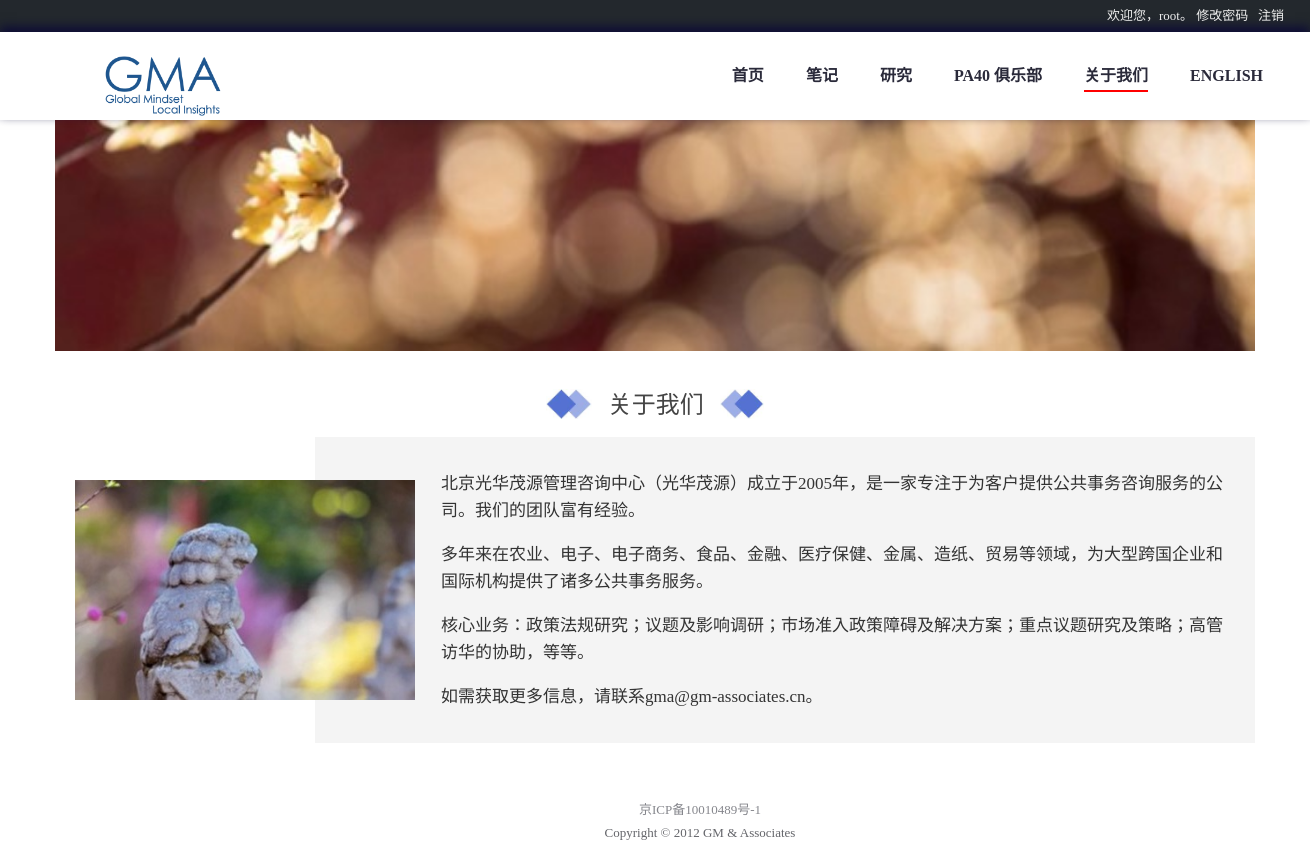
Page /info (signed in) on the committed database.
### main/models.py (models this page shows, shortened)
class Category(models.Model):
    name = models.TextField()
    name_en = models.TextField()
    desc = models.TextField(default="", blank=True)
    coverimg = models.TextField(default="banner-1.png")
    title_white = models.IntegerField(default=0)
    hidden = models.IntegerField(default=0)
    extra = models.TextField(default="", blank=True)   # 第一位1表示显示用户检索；第二位1表示非会员可访问；第三位1表示开放评论。

### main/views.py (the view)
# urls.py: path('info', mainViews.showInfo),
def showInfo(request):
    logger.info(f'Accessed {request.get_full_path()} with showInfo')
    categories = Category.objects.all()
    cats = []
    for category in categories:
        if not is_pa40(category.id):
            cats.append({
                'id': category.id,
                'name': category.name,
                'name_en': category.name_en,
            })
    cats = cats[::-1]
    lang = request.session.get('language', '')
    if not lang:
        request.session['language'] = 'ch'
        lang = 'ch'
    template = loader.get_template('info.html')
    context = {
        'cats': cats,
        'username': request.user.username,
        'language_en': lang=='en',
    }
    getGlobalConfig(context)
    return HttpResponse(template.render(context, request))

### main/views.py (called while the page is built)
def is_pa40(cat_id):
    return 5<=cat_id<=13

def getGlobalConfig(context):
    pa40_tag = Category.objects.get(id=5).name
    pa40_tag_en = Category.objects.get(id=5).name_en
    context['config_pa40_tag'] = pa40_tag
    context['config_pa40_tag_en'] = pa40_tag_en

### template/info.html (shortened to what this page needs)
<html>
    <head>
    </head>
    <body>
        {% if username %}
        <div style="height: 32px; line-height: 32px; font-size: 13px; background-color: #23282d;color: #eee; text-align: right; padding-right: 26px;">
            {% if language_en %}
            <div>Welcome, {{username}}. <a style="color:#eee;" href="/cp_">Click to change password.</a>&nbsp;&nbsp;&nbsp;<a style="color:#eee;" href="/logout_">Click to logout.</a></div>
            {% else %}
            <div>欢迎您，{{username}}。 <a style="color:#eee;" href="/cp_">修改密码</a>&nbsp;&nbsp;&nbsp;<a style="color:#eee;" href="/logout_">注销</a></div>
            {% endif %}
        </div>
        {% endif %}
        <div class="header">
            <div id="header-inner">
                <div id="header-logo">
                    <img src="/s/logo-3.png" style="margin: -36% 0 0 -36%; height: 180px;"/>
                </div>
                <div id="header-icons">
                    {% if language_en %}
                    <div class="header-icon"><a style="color:#2a2a3a;" href="/changeLang?to=ch">CHINESE</a></div>
                    {% else %}
                    <div class="header-icon"><a style="color:#2a2a3a;" href="/changeLang?to=en">ENGLISH</a></div>
                    {% endif %}
                    <div class="header-icon"><a style="color:#2a2a3a; padding: 0 0 6px 0; border-bottom: red 2px solid;" href="/info">{%if language_en %}About GMA{%else%}关于我们{%endif%}</a></div>
                    <div class="header-icon"><a style="color:#2a2a3a;" href="/pa40">{%if language_en %}{{config_pa40_tag_en}}{%else%}{{config_pa40_tag}}{%endif%}</a></div>
                    {% for cat in cats %}
                    <div class="header-icon"><a style="color:#2a2a3a;" href="/list-article?fid={{cat.id}}">{% if language_en %}{{cat.name_en}}{%else%}{{cat.name}}{%endif%}</a></div>
                    {% endfor %}
                    <div class="header-icon"><a style="color:#2a2a3a;" href="/home">{%if language_en%}Home{%else%}首页{%endif%}</a></div>
                </div>
            </div>
        </div>
        <div class="main-content">
            <div class="main-content-inner">
                <div id="banner">
                    <img id="banner-img" src="/s/infoBanner.jpg" />
                </div>
                <p class="part-title">
                    <img src="/s/infoTitleLeft.jpg" style="height: 30px; position: relative; top: 6px;padding-right: 10px;">
                    {%if language_en%}GM & Associates{%else%}关于我们{%endif%}
                    <img src="/s/infoTitleRight.jpg" style="height: 30px;position: relative; top: 6px;padding-left: 10px;">
                </p>
                <div style="position: relative; width: 100%;">
                    <div style="position: absolute; left: 20px; top: 50%; transform: translate(0,-110px); height: 220px;">
                        <img style="height: 100%;" src="/s/infoImg.jpg">
                    </div>
                    <div style="margin-left: 260px; background-color:#F4F4F4; ">
                        <div style="padding: 16px 26px 16px 126px; font-size: 17px; line-height: 27px; ">
                            {%if language_en%}
                            <p>GM & Associates (GMA) is a public affairs and government relations advisory firm established in 2005. We are a team of experienced consultants.</p>
                            <p>For years GMA was hired to conduct policy research and government affairs services for leading international clients in sectors such as agriculture, electronics, e-commerce, food, finance, healthcare, metal, paper, trade, etc.</p>
                            <p>Our core service includes policy research – to monitor, analyze and alert on policy updates; issues audit - to determine drivers behind the scenes; market entry - to research into policies restricting your business and identify solutions; issues & strategies - make strategies and action plans on critical policy issues; senior executive China visit support, etc.</p>
                            <p>If you need further information, please feel free to contact gma@gm-associates.cn.</p>
                            {%else%}
                            <p>北京光华茂源管理咨询中心（光华茂源）成立于2005年，是一家专注于为客户提供公共事务咨询服务的公司。我们的团队富有经验。</p>
                            <p>多年来在农业、电子、电子商务、食品、金融、医疗保健、金属、造纸、贸易等领域，为大型跨国企业和国际机构提供了诸多公共事务服务。</p>
                            <p>核心业务：政策法规研究；议题及影响调研；市场准入政策障碍及解决方案；重点议题研究及策略；高管访华的协助，等等。</p>
                            <p>如需获取更多信息，请联系gma@gm-associates.cn。</p>
                            {%endif%}
                        </div>
                    </div>
                </div>
            </div>
        </div>
        <div class="footer">
            <div class="footer-inner">
                <a style="color: #85868c;" href="https://beian.miit.gov.cn/#/Integrated/index">京ICP备10010489号-1</a> <br/> Copyright © 2012 GM &amp; Associates
            </div>
        </div>
    </body>
</html>

### template/info.html (style rules this page uses)
body { margin: 0; }
a:link { color: black; text-decoration: none; }
#banner { z-index: -1; position: relative; width: 100%; }
#banner-img { width: 100%; }
.header { width: 100%; left: 0; top: 0; z-index: 998; background-color: rgba(255, 255, 255, 1); height: 88px; box-shadow: 0 -5px 10px 0px rgb(12, 11, 54); }
#header-logo { font-size: 32px; color:rgb(22,21,88); height: 88px; line-height: 88px; width: 100px; text-align: center; margin-left: 50px; cursor:default; }
#header-inner { height: 100%; width: 100%; max-width: 1300px; margin: auto; display: flex; }
#header-icons { flex-grow: 1; }
.header-icon { font-size: 16px; font-family: 微软雅黑; font-weight: bold; position: relative; float: right; margin-right: 42px; line-height: 88px; text-align: center; color: #2a2a3a; cursor: default; }
.main-content { position: relative; width: 1300px; max-width: 100%; margin: 0 auto; margin-bottom: 50px; color: #333; }
.main-content-inner { width: calc(100% - 100px); margin: 0 auto; }
.part-title { font-size: 24px; text-align: center; line-height: 32px; vertical-align:middle; margin-top: 32px; margin-bottom: 16px; color: #444; }
.footer { position: relative; width: 100%; line-height: 23px; font-size: 13px; height: 60px; color: #65666b; }
.footer-inner { width: 1300px; max-width: 100%; margin: 0 auto; padding: 5px 50px 0 50px; text-align: center; }

### rows in the picture
Category: name "PA40 俱乐部"
Category: name "研究"
Category: name "笔记"

### other values in the picture
{{ username }} "root"
